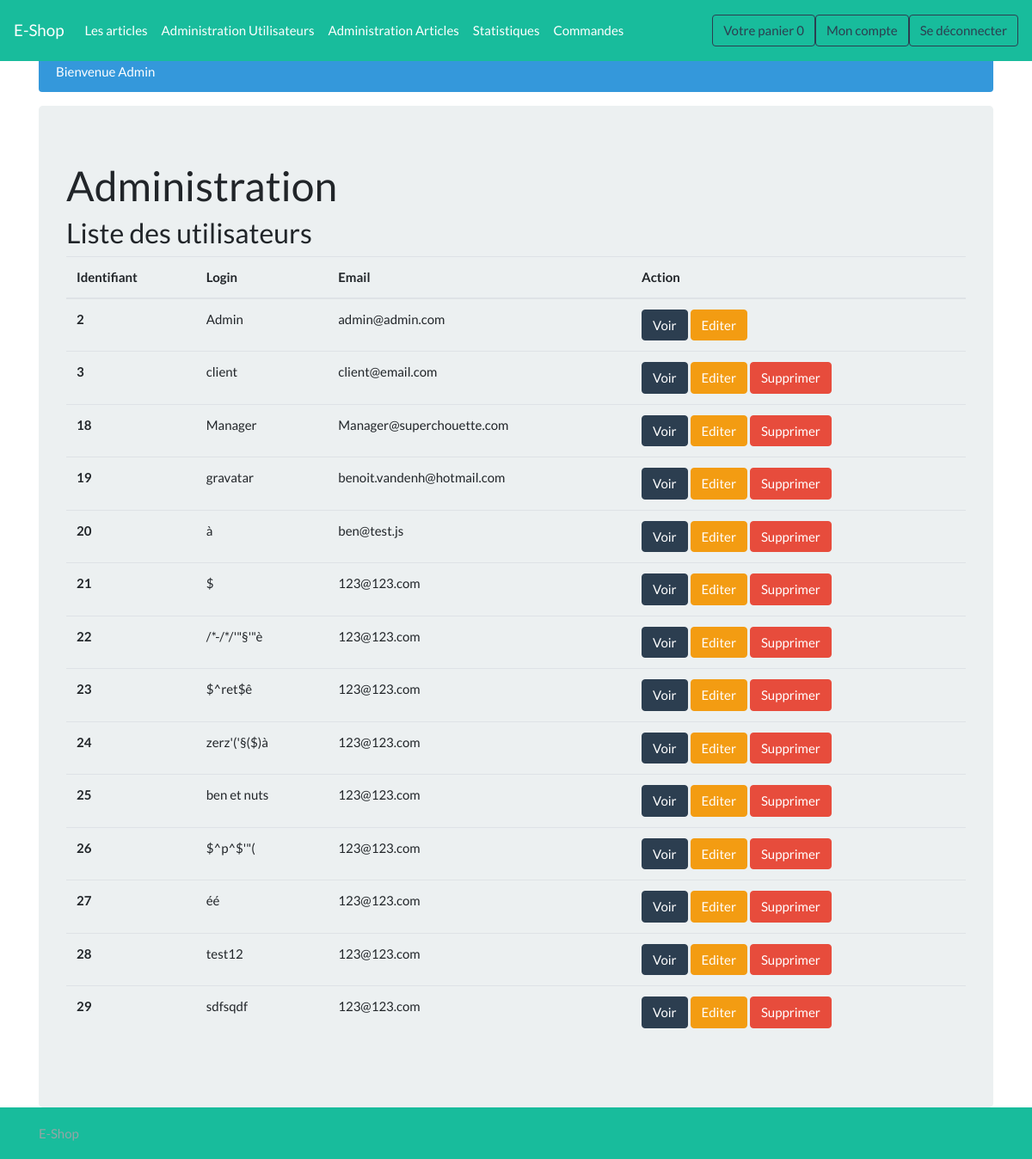
The app's page /admin_user (signed in) with its own data.
### tables this page shows
CREATE TABLE `utilisateur` (
  `id` int(11) NOT NULL AUTO_INCREMENT,
  `login` varchar(255) NOT NULL,
  `mdp` varchar(255) NOT NULL,
  `email` varchar(255) NOT NULL,
  `rue` varchar(255) DEFAULT NULL,
  `numero` varchar(10) DEFAULT NULL,
  `cp` varchar(20) DEFAULT NULL,
  `localite` varchar(255) DEFAULT NULL,
  `pays` varchar(255) DEFAULT NULL,
  `nom` varchar(255) DEFAULT NULL,
  `prenom` varchar(255) DEFAULT NULL,
  `roleID` int(11) NOT NULL,
  `actif` tinyint(1) DEFAULT '1',
  PRIMARY KEY (`id`),
  KEY `roleID` (`roleID`),
  CONSTRAINT `utilisateur_ibfk_1` FOREIGN KEY (`roleID`) REFERENCES `role` (`id`)
);

### controllers/admin_user.php (called while the page is built)
<?php
require 'models/users.php';
if(empty($_SESSION['id']) || checkUserRole($_SESSION['id']) != 1){
    header('location: '.ROOT_PATH);
    exit();
}
$users = getAllFromUser();
include 'views/admin_user.php';
?>

### models/db.php (called while the page is built)
<?php
function getDB() {
    try
    {
        $bdd = new PDO('mysql:host=localhost;dbname=superchouette;charset=utf8', ''.BDD_LOGIN.'', ''.BDD_PASS.'', array(PDO::ATTR_ERRMODE => PDO::ERRMODE_EXCEPTION));
        return $bdd;
    }
    catch (Exception $e)
    {
        die('Erreur : ' . $e->getMessage());
    }
}

### models/users.php (called while the page is built, shortened)
<?php
require_once 'models/db.php';
function getUserById($id) {
    $reponse = getDB()->prepare('SELECT * FROM UTILISATEUR WHERE id = :id');
    $reponse->execute([':id' => $id]);
    $user = $reponse->fetch();
    return $user;
}
function getAllFromUser(){
    $reponse = getDB()->query('SELECT * FROM UTILISATEUR WHERE actif = 1');
    $users = $reponse->fetchAll();
    return $users;
}
function checkUserRole($id){
    $reponse = getUserById($id);
    return $reponse['roleID'];
}
?>

### views/admin_user.php (the view, shortened to what this page needs)
<h3>Liste des utilisateurs</h3>
<table class="table">
  <thead>
    <tr>
      <th scope="col">Identifiant</th>
      <th scope="col">Login</th>
      <th scope="col">Email</th>
      <th scope="col">Action</th>
    </tr>
  </thead>
  <tbody>
<?php foreach($users as $user):?>
    <tr>
      <th scope="row"><?= $user['id'] ?></th>
      <td><?= $user['login'] ?></td>
      <td><?= $user['email'] ?></td>
      <td>
          <a href="<?=ROOT_PATH?>user/<?= $user['login']?>" class="btn btn-primary">Voir</a>
          <a href="<?=ROOT_PATH?>user/<?= $user['login']?>/edit" class="btn btn-warning">Editer</a>
          <?php if($_SESSION['id'] != $user['id']):?>
            <button type="button" class="btn btn-danger" data-toggle="modal" data-target="#modal<?= $user['id']?>">
              Supprimer
            </button>
          <?php endif?>
      </td>
    </tr>
<?php endforeach ?>
  </tbody>
</table>
<?php
include('includes/template.php');
?>

### public/css/sticky-footer-navbar.css (style rules this page uses)
html { position: relative; min-height: 100%; }
body { margin-bottom: 60px; }

### records on screen
utilisateur: id "2", login "Admin", email "admin@admin.com"
utilisateur: id "3", login "client", email "client@email.com"
utilisateur: id "18", login "Manager", email "Manager@superchouette.com"
utilisateur: id "19", login "gravatar", email "benoit.vandenh@hotmail.com"
utilisateur: id "20", login "à", email "ben@test.js"
utilisateur: id "21", login "$", email "123@123.com"
utilisateur: id "22", login "/*-/*/'\"§'\"è", email "123@123.com"
utilisateur: id "23", login "$^ret$ê", email "123@123.com"
utilisateur: id "24", login "zerz'('§($)à", email "123@123.com"
utilisateur: id "25", login "ben et nuts", email "123@123.com"
utilisateur: id "26", login "$^p^$'\"(", email "123@123.com"
utilisateur: id "27", login "éé", email "123@123.com"
utilisateur: id "28", login "test12", email "123@123.com"
utilisateur: id "29", login "sdfsqdf", email "123@123.com"

### other values on screen
$_SESSION['articleQty'] "0"
$_SESSION['message'] "Bienvenue Admin"
$title "Administration"
